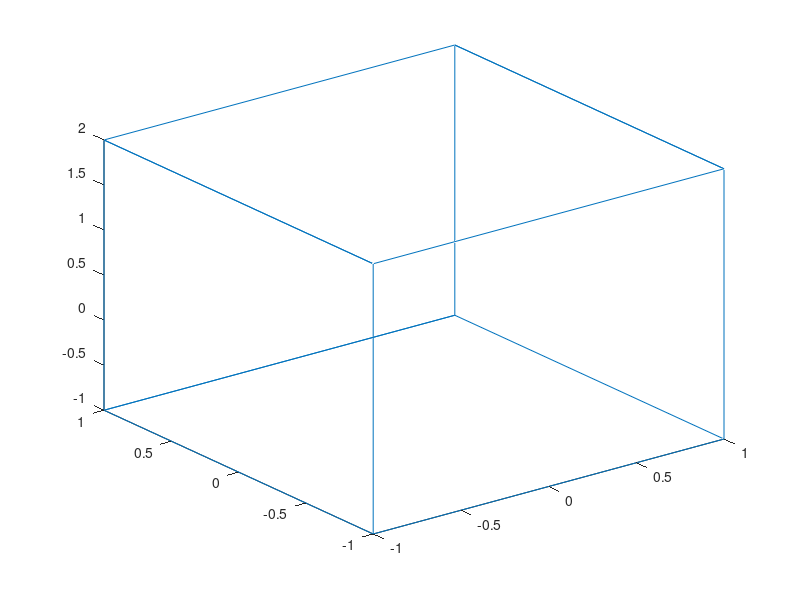

Reproduce this figure in MATLAB.
% Ejercicio 6

plot3([-1 -1 1 1 -1 -1 -1 1 1 -1 -1 -1 1 1 1 1], [-1 1 1 -1 -1 -1 1 1 -1 -1 1 1 1 1 -1 -1], [-1 -1 -1 -1 -1 2 2 2 2 2 2 -1 -1 2 2 -1]);